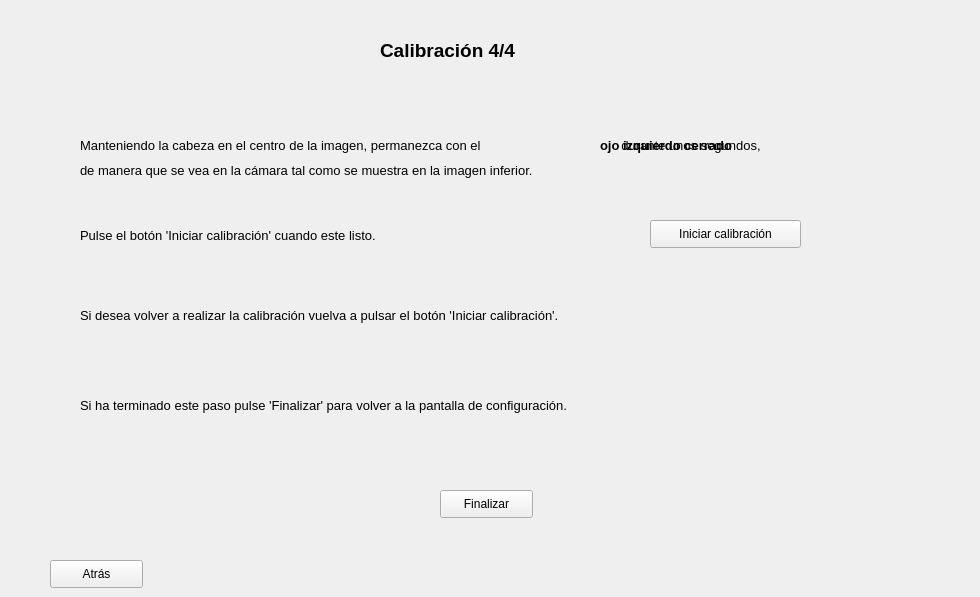
    <widget class="QWidget" name="page_8">
     <widget class="QPushButton" name="pushButton_11">
      <property name="geometry">
       <rect>
        <x>650</x>
        <y>220</y>
        <width>151</width>
        <height>28</height>
       </rect>
      </property>
      <property name="text">
       <string>Iniciar calibración</string>
      </property>
     </widget>
     <widget class="QPushButton" name="pushButton_12">
      <property name="geometry">
       <rect>
        <x>440</x>
        <y>490</y>
        <width>93</width>
        <height>28</height>
       </rect>
      </property>
      <property name="text">
       <string>Finalizar</string>
      </property>
     </widget>
     <widget class="QLabel" name="label_23">
      <property name="geometry">
       <rect>
        <x>380</x>
        <y>30</y>
        <width>201</width>
        <height>41</height>
       </rect>
      </property>
      <property name="font">
       <font>
        <pointsize>14</pointsize>
        <weight>75</weight>
        <bold>true</bold>
       </font>
      </property>
      <property name="text">
       <string>Calibración 4/4</string>
      </property>
     </widget>
     <widget class="QLabel" name="label_24">
      <property name="geometry">
       <rect>
        <x>80</x>
        <y>130</y>
        <width>891</width>
        <height>31</height>
       </rect>
      </property>
      <property name="font">
       <font>
        <pointsize>10</pointsize>
       </font>
      </property>
      <property name="text">
       <string>Manteniendo la cabeza en el centro de la imagen, permanezca con el                                       durante unos segundos,</string>
      </property>
     </widget>
     <widget class="QLabel" name="label_25">
      <property name="geometry">
       <rect>
        <x>80</x>
        <y>220</y>
        <width>411</width>
        <height>31</height>
       </rect>
      </property>
      <property name="font">
       <font>
        <pointsize>10</pointsize>
       </font>
      </property>
      <property name="text">
       <string>Pulse el botón 'Iniciar calibración' cuando este listo.</string>
      </property>
     </widget>
     <widget class="QLabel" name="label_26">
      <property name="geometry">
       <rect>
        <x>80</x>
        <y>290</y>
        <width>661</width>
        <height>51</height>
       </rect>
      </property>
      <property name="font">
       <font>
        <pointsize>10</pointsize>
       </font>
      </property>
      <property name="text">
       <string>Si desea volver a realizar la calibración vuelva a pulsar el botón 'Iniciar calibración'.</string>
      </property>
     </widget>
     <widget class="QLabel" name="label_27">
      <property name="geometry">
       <rect>
        <x>80</x>
        <y>390</y>
        <width>631</width>
        <height>31</height>
       </rect>
      </property>
      <property name="font">
       <font>
        <pointsize>10</pointsize>
       </font>
      </property>
      <property name="text">
       <string>Si ha terminado este paso pulse 'Finalizar' para volver a la pantalla de configuración.</string>
      </property>
     </widget>
     <widget class="QPushButton" name="pushButton_17">
      <property name="geometry">
       <rect>
        <x>50</x>
        <y>560</y>
        <width>93</width>
        <height>28</height>
       </rect>
      </property>
      <property name="text">
       <string>Atrás</string>
      </property>
     </widget>
     <widget class="QLabel" name="calibracion4">
      <property name="geometry">
       <rect>
        <x>290</x>
        <y>430</y>
        <width>401</width>
        <height>51</height>
       </rect>
      </property>
      <property name="palette">
       <palette>
        <active>
         <colorrole role="Text">
          <brush brushstyle="SolidPattern">
           <color alpha="255">
            <red>255</red>
            <green>0</green>
            <blue>0</blue>
           </color>
          </brush>
         </colorrole>
        </active>
        <inactive>
         <colorrole role="Text">
          <brush brushstyle="SolidPattern">
           <color alpha="255">
            <red>255</red>
            <green>0</green>
            <blue>0</blue>
           </color>
          </brush>
         </colorrole>
        </inactive>
        <disabled>
         <colorrole role="Text">
          <brush brushstyle="SolidPattern">
           <color alpha="255">
            <red>255</red>
            <green>0</green>
            <blue>0</blue>
           </color>
          </brush>
         </colorrole>
        </disabled>
       </palette>
      </property>
      <property name="font">
       <font>
        <pointsize>12</pointsize>
       </font>
      </property>
      <property name="text">
       <string/>
      </property>
      <property name="alignment">
       <set>Qt::AlignCenter</set>
      </property>
     </widget>
     <widget class="QLabel" name="label_37">
      <property name="geometry">
       <rect>
        <x>600</x>
        <y>130</y>
        <width>191</width>
        <height>31</height>
       </rect>
      </property>
      <property name="font">
       <font>
        <pointsize>10</pointsize>
        <weight>75</weight>
        <bold>true</bold>
       </font>
      </property>
      <property name="text">
       <string>ojo izquierdo cerrado</string>
      </property>
     </widget>
     <widget class="QLabel" name="label_188">
      <property name="geometry">
       <rect>
        <x>80</x>
        <y>160</y>
        <width>591</width>
        <height>21</height>
       </rect>
      </property>
      <property name="font">
       <font>
        <pointsize>10</pointsize>
       </font>
      </property>
      <property name="text">
       <string>de manera que se vea en la cámara tal como se muestra en la imagen inferior.</string>
      </property>
     </widget>
     <widget class="QLabel" name="label_85">
      <property name="geometry">
       <rect>
        <x>750</x>
        <y>395</y>
        <width>191</width>
        <height>191</height>
       </rect>
      </property>
      <property name="text">
       <string>&lt;html&gt;&lt;head/&gt;&lt;body&gt;&lt;p&gt;&lt;img src=&quot;:/photos/fotos/ojo_derecho_cerrado.jpg&quot;/&gt;&lt;/p&gt;&lt;/body&gt;&lt;/html&gt;</string>
      </property>
     </widget>
    </widget>
